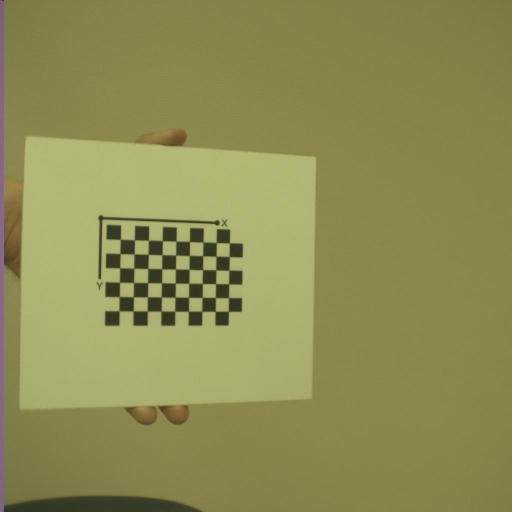
%> input picture code/images/Calibratie 1/calibrationLeft/Calibratie 1_L_1.jpg, 1024 x 1024 px (shown at 1/2 size)
$ octave --eval "result = skin_detection(imread('images/Calibratie 1/calibrationLeft/Calibratie 1_L_1.jpg'));"   (GNU Octave 9; MATLAB toolbox functions it lacks are replaced by stand-ins)
%> lines starting %> are read from the running program, lines starting %| are printed output that depends on the picture
function [outputMask] = skin_detection(im)
% SKIN_DETECTION
% Return a mask of the skin of the subject

% Get dimensions
height = size(im, 1);
%> height = 1024
width = size(im, 2);
%> width = 1024

%Convert the image from RGB to YCbCr
img_ycbcr = rgb2ycbcr(im);
%> img_ycbcr: size 1024x1024x3 uint8; mean of channels 1, 2, 3 131.9, 103.4, 132.8

Cb = img_ycbcr(:,:,2);
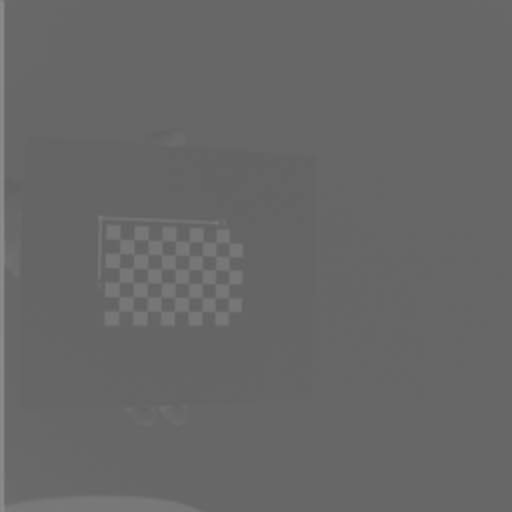
%> Cb: size 1024x1024 uint8 (shown at 1/2 size); min 95, max 141, mean 103.4
Cr = img_ycbcr(:,:,3);
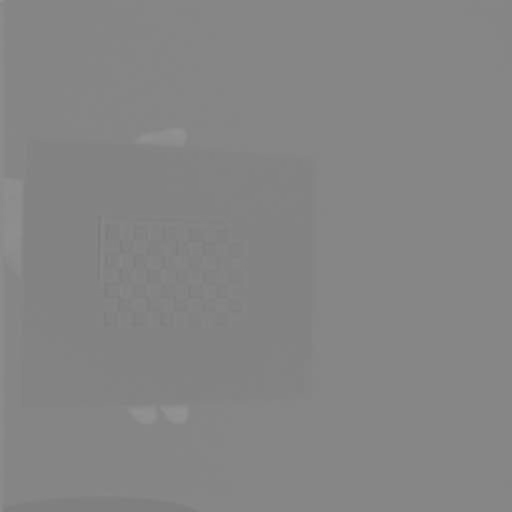
%> Cr: size 1024x1024 uint8 (shown at 1/2 size); min 123, max 146, mean 132.8

% Detect Skin based on experimental values normalized and create mask
binaryImage = Cb>=77/235 & Cb<=127/235 & Cr>=133/240 & Cr<=173/240;
%> binaryImage: size 1024x1024 logical; every value is 0

% Correct bad detections because of bad ilumination
se = strel('square',30);
dil = imdilate(binaryImage,se);
% imshow(dil)

% Fill holes
binaryImage = imfill(dil, 'holes');
% imshow(binaryImage)

% Remove tiny regions.
binaryImage = bwareaopen(binaryImage, 5000);

% Extract the largest area
outputMask = bwareafilt(binaryImage, 1);
% [6 lines of commented-out code are left out]

end

$ run again, on code/images/Calibratie 1/calibrationLeft/Calibratie 1_L_1089.jpg
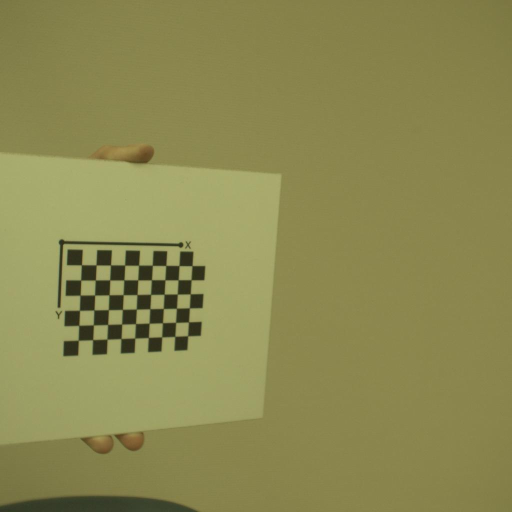
%> input picture code/images/Calibratie 1/calibrationLeft/Calibratie 1_L_1089.jpg, 1024 x 1024 px (shown at 1/2 size)
%> img_ycbcr: size 1024x1024x3 uint8; mean of channels 1, 2, 3 129, 103.4, 133
%> in skin_detection, `Cb = img_ycbcr(:,:,2);`:
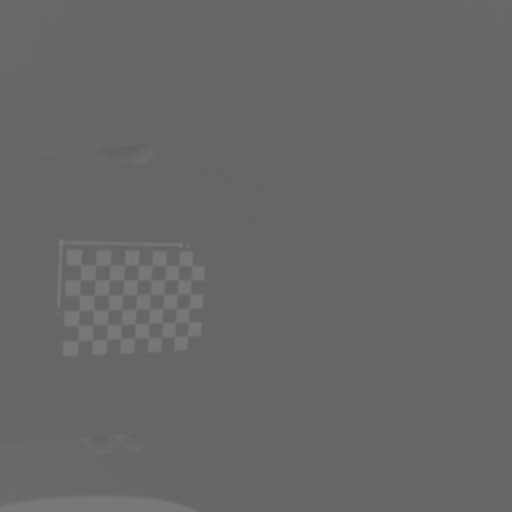
%> Cb: size 1024x1024 uint8 (shown at 1/2 size); min 96, max 126, mean 103.4
%> binaryImage: size 1024x1024 logical; every value is 0
